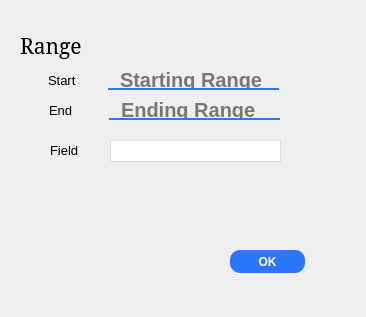
<?xml version="1.0" encoding="UTF-8"?>
<ui version="4.0">
 <class>filterContainsDialog</class>
 <widget class="QDialog" name="filterContainsDialog">
  <property name="geometry">
   <rect>
    <x>0</x>
    <y>0</y>
    <width>366</width>
    <height>317</height>
   </rect>
  </property>
  <property name="font">
   <font>
    <pointsize>15</pointsize>
    <weight>75</weight>
    <bold>true</bold>
   </font>
  </property>
  <property name="windowTitle">
   <string>Dialog</string>
  </property>
  <property name="styleSheet">
   <string notr="true">QPushButton#okBtn{
opacity:1;
background-color: rgb(43, 117, 255);
color:white;
font-size:12px;
border-radius:10px;
opacity:1;
background-color: rgb(43, 117, 255);
bordeer:2px solid white;
color:white;
font-size:12px;
border-radius:10px
}
QPushButton#okBtn:pressed{
background-color:blue;
font-size:10px;
font-weight:Bold;
}

QLineEdit#endTxt{
background-color:transparent;
border:0px 0px 0px 0px;
padding-left:10px;
border-bottom:2px solid rgb(43, 117, 255)
}
QLineEdit#startTxt{
background-color:transparent;
padding-left:10px;
border:0px 0px 0px 0px;
border-bottom:2px solid rgb(43, 117, 255)
}
/* Style the sortingComboBox*/
QComboBox#fieldComboBox{
border:1px solid rgb(222, 222, 222);
padding-left:10px;
}
#fieldComboBox::drop-down{
	border:0px;
}
#fieldComboBox::down-arrow{
	image:url(:/dropDown/resources/dropDown.png);
	width:20px;
	height:20px
}
#fieldComboBox::on{
border:1px solid rgb(23, 129, 195)
}
#fieldComboBox QListView{
font-size:12px;
border:1px solid rgba(0,0,0,10%);
paddding:5px;
background-color:#fff;
outline:0px;
margin-Left:10px
}</string>
  </property>
  <widget class="QLabel" name="fieldNamelbl">
   <property name="geometry">
    <rect>
     <x>20</x>
     <y>30</y>
     <width>81</width>
     <height>31</height>
    </rect>
   </property>
   <property name="font">
    <font>
     <family>MS Serif</family>
     <pointsize>16</pointsize>
     <weight>50</weight>
     <italic>false</italic>
     <bold>false</bold>
    </font>
   </property>
   <property name="styleSheet">
    <string notr="true"/>
   </property>
   <property name="text">
    <string>Range</string>
   </property>
  </widget>
  <widget class="QLabel" name="findlbl">
   <property name="geometry">
    <rect>
     <x>50</x>
     <y>142</y>
     <width>31</width>
     <height>16</height>
    </rect>
   </property>
   <property name="font">
    <font>
     <pointsize>10</pointsize>
    </font>
   </property>
   <property name="text">
    <string>Field</string>
   </property>
  </widget>
  <widget class="QLabel" name="categorylbl">
   <property name="geometry">
    <rect>
     <x>48</x>
     <y>70</y>
     <width>71</width>
     <height>20</height>
    </rect>
   </property>
   <property name="font">
    <font>
     <pointsize>10</pointsize>
    </font>
   </property>
   <property name="text">
    <string>Start</string>
   </property>
  </widget>
  <widget class="QComboBox" name="fieldComboBox">
   <property name="geometry">
    <rect>
     <x>110</x>
     <y>140</y>
     <width>171</width>
     <height>22</height>
    </rect>
   </property>
   <property name="styleSheet">
    <string notr="true"/>
   </property>
  </widget>
  <widget class="QPushButton" name="okBtn">
   <property name="geometry">
    <rect>
     <x>230</x>
     <y>250</y>
     <width>75</width>
     <height>23</height>
    </rect>
   </property>
   <property name="text">
    <string>OK</string>
   </property>
  </widget>
  <widget class="QLineEdit" name="startTxt">
   <property name="geometry">
    <rect>
     <x>108</x>
     <y>70</y>
     <width>171</width>
     <height>20</height>
    </rect>
   </property>
   <property name="placeholderText">
    <string>Starting Range</string>
   </property>
  </widget>
  <widget class="QLabel" name="categorylbl_2">
   <property name="geometry">
    <rect>
     <x>49</x>
     <y>100</y>
     <width>71</width>
     <height>20</height>
    </rect>
   </property>
   <property name="font">
    <font>
     <pointsize>10</pointsize>
    </font>
   </property>
   <property name="text">
    <string>End</string>
   </property>
  </widget>
  <widget class="QLineEdit" name="endTxt">
   <property name="geometry">
    <rect>
     <x>109</x>
     <y>100</y>
     <width>171</width>
     <height>20</height>
    </rect>
   </property>
   <property name="placeholderText">
    <string>Ending Range</string>
   </property>
  </widget>
 </widget>
 <resources>
  <include location="resource.qrc"/>
 </resources>
 <connections/>
</ui>
